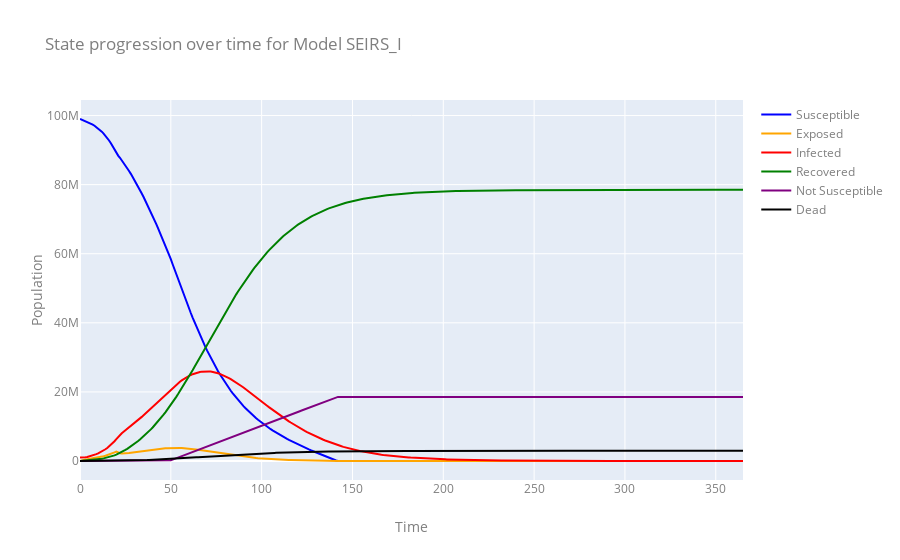

The code cell stored with this chart in its notebook:
### Markdown cell above
## NSEIRS_I model 
An implementation of discrete-time NSEIRS *(Not susceptible-Susceptible-Exposed-Infected-Recovered-Susceptible)* model with an extra state, *D*, for mortalities. (Also, this model needs a better name :)

This class can accepts an optional argument `interventions`, which takes a dictionary of interventions (vaccination and/or a tranmission reduction intervention) in the following format: `{'vaccination_time':<start_time>,'vaccination_rate':<people_per_day>, 'intervention_time': <start_time>, 'intervention_effect':<reduction on transmission rate beta>}`

### Code cell
# Simple SEIRS_I
from EpyModels.models.NSEIRS_I import NSEIRS_I

model_NSEIRS_I = NSEIRS_I(name="SEIRS_I",
            population=pop,
            init_s=prop_S,
            init_e=prop_E,
            init_i=prop_I,
            init_n=prop_N,
            init_r=prop_R,
            beta=b,
            susceptible_rate=s_rate,
            incubation_rate=i_rate,
            recovery_rate=r_rate,  
            mortality_rate=m_rate,
            interventions={'vaccination_time':50,'vaccination_rate':200000, 'intervention_time': 21, 'intervention_effect':.5})

model_NSEIRS_I.run(T=365)

plot_states(model_NSEIRS_I)

### Figure 1 — Plotly figure (JSON) as saved in the notebook; plotly's stock layout.template omitted (floating-point values rounded to 4 significant figures; data arrays with more than 128 entries replaced by an {"elided": "..."} marker saying what was removed)
{"data": [{"line": {"color": "blue", "width": 2}, "mode": "lines", "name": "Susceptible", "type": "scatter", "x": {"elided": "366 int values"}, "y": {"elided": "366 int values"}}, {"line": {"color": "orange", "width": 2}, "mode": "lines", "name": "Exposed", "type": "scatter", "x": {"elided": "366 int values"}, "y": {"elided": "366 int values"}}, {"line": {"color": "red", "width": 2}, "mode": "lines", "name": "Infected", "type": "scatter", "x": {"elided": "366 int values"}, "y": {"elided": "366 int values"}}, {"line": {"color": "green", "width": 2}, "mode": "lines", "name": "Recovered", "type": "scatter", "x": {"elided": "366 int values"}, "y": {"elided": "366 int values"}}, {"line": {"color": "purple", "width": 2}, "mode": "lines", "name": "Not Susceptible", "type": "scatter", "x": {"elided": "366 int values"}, "y": {"elided": "366 int values"}}, {"line": {"color": "black", "width": 2}, "mode": "lines", "name": "Dead", "type": "scatter", "x": {"elided": "366 int values"}, "y": {"elided": "366 int values"}}], "layout": {"autosize": true, "font": {"color": "#7f7f7f", "size": 12}, "title": {"text": "State progression over time for Model SEIRS_I"}, "xaxis": {"autorange": true, "range": [0, 365], "title": {"text": "Time"}, "type": "linear"}, "yaxis": {"autorange": true, "range": [-5501000.0, 104500000.0], "title": {"text": "Population"}, "type": "linear"}}}
